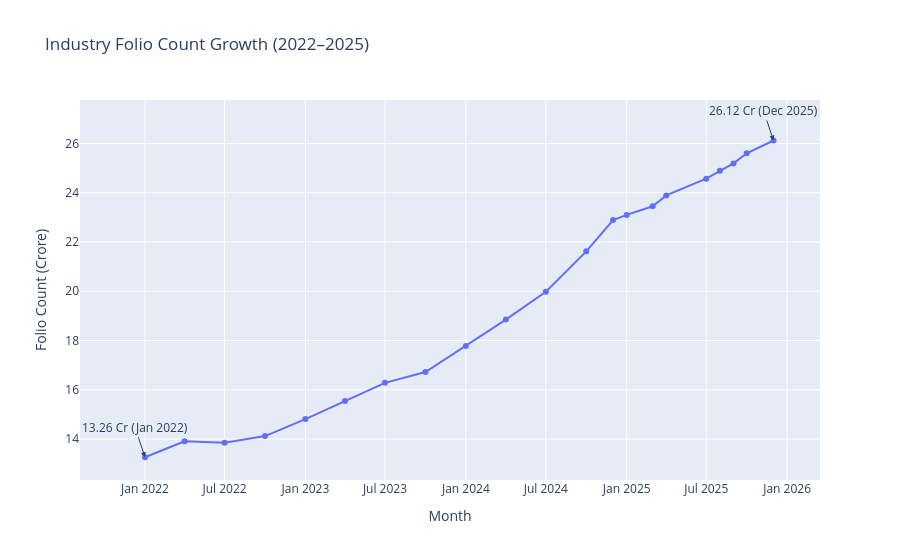

The cell this chart's notebook holds for it:
### Code cell
date_col  = "date_id"
folio_col = "total_folios_crore"

folio[date_col] = pd.to_datetime(folio[date_col], dayfirst=True, errors="coerce")
folio = folio.sort_values(date_col)

fig = px.line(
    folio, x=date_col, y=folio_col,
    title="Industry Folio Count Growth (2022–2025)",
    labels={date_col: "Month", folio_col: "Folio Count (Crore)"},
    markers=True
)

# Mark milestones
milestones = {
    "13.26 Cr\n(Jan 2022)": folio[date_col].min(),
    "26.12 Cr\n(Dec 2025)": folio[date_col].max()
}
for label, date in milestones.items():
    row = folio[folio[date_col] == date]
    if not row.empty:
        fig.add_annotation(
            x=date, y=row[folio_col].values[0],
            text=label, showarrow=True, arrowhead=2
        )

fig.write_html(f"{CHARTS}/07_folio_growth.html")
fig.show()

### Figure 1 — Plotly figure (JSON) as saved in the notebook; plotly's stock layout.template omitted (floating-point values rounded to 4 significant figures)
{"data": [{"hovertemplate": "Month=%{x}<br>Folio Count (Crore)=%{y}<extra></extra>", "legendgroup": "", "line": {"color": "#636efa", "dash": "solid"}, "marker": {"symbol": "circle"}, "mode": "lines+markers", "name": "", "orientation": "v", "showlegend": false, "type": "scatter", "x": ["2022-01-01T00:00:00.000000", "2022-04-01T00:00:00.000000", "2022-07-01T00:00:00.000000", "2022-10-01T00:00:00.000000", "2023-01-01T00:00:00.000000", "2023-04-01T00:00:00.000000", "2023-07-01T00:00:00.000000", "2023-10-01T00:00:00.000000", "2024-01-01T00:00:00.000000", "2024-04-01T00:00:00.000000", "2024-07-01T00:00:00.000000", "2024-10-01T00:00:00.000000", "2024-12-01T00:00:00.000000", "2025-01-01T00:00:00.000000", "2025-03-01T00:00:00.000000", "2025-04-01T00:00:00.000000", "2025-07-01T00:00:00.000000", "2025-08-01T00:00:00.000000", "2025-09-01T00:00:00.000000", "2025-10-01T00:00:00.000000", "2025-12-01T00:00:00.000000"], "xaxis": "x", "y": [13.26, 13.91, 13.85, 14.12, 14.81, 15.54, 16.28, 16.72, 17.78, 18.85, 19.98, 21.62, 22.89, 23.1, 23.45, 23.89, 24.57, 24.89, 25.19, 25.6, 26.12], "yaxis": "y"}], "layout": {"annotations": [{"arrowhead": 2, "showarrow": true, "text": "13.26 Cr\n(Jan 2022)", "x": "2022-01-01T00:00:00", "y": 13.26}, {"arrowhead": 2, "showarrow": true, "text": "26.12 Cr\n(Dec 2025)", "x": "2025-12-01T00:00:00", "y": 26.12}], "legend": {"tracegroupgap": 0}, "title": {"text": "Industry Folio Count Growth (2022–2025)"}, "xaxis": {"anchor": "y", "domain": [0, 1], "title": {"text": "Month"}}, "yaxis": {"anchor": "x", "domain": [0, 1], "title": {"text": "Folio Count (Crore)"}}}}
